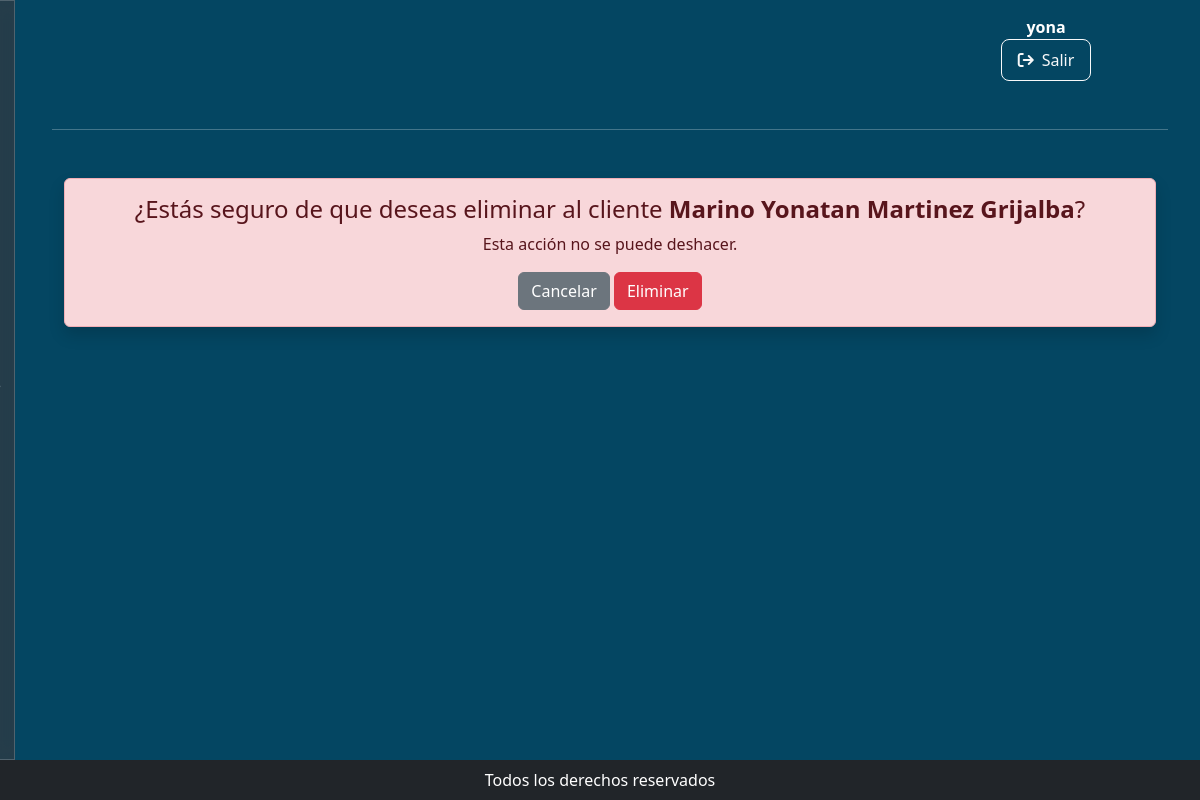
/clientes/eliminar/1/ (signed in), run on the app's committed database.
### usuarios/models.py (models this page shows, shortened)
class UsuarioPersonalizado(AbstractUser):
    ROLES = [
        ('Administrador', 'Administrador'),
        ('Secretaria', 'Secretaria'),
        ('Invitado', 'Invitado'),
        ('Visitante', 'Visitante'),
    ]
    telefono = models.CharField(max_length=20, blank=True, null=True)
    tipo_documento = models.CharField(max_length=15, blank=True, null=True)
    documento = models.CharField(max_length=20, blank=True, null=True, unique=True)
    rol = models.CharField(max_length=15, choices=ROLES)

### clientes/models.py (models this page shows, shortened)
class Cliente(models.Model):
    nombres = models.CharField(max_length=100)
    identificacion = models.CharField(max_length=20, unique=True)
    telefono = models.CharField(max_length=20)
    email = models.EmailField(unique=True)
    placa = models.CharField(max_length=10, default="N/A")

### clientes/views.py (the view)
# urls.py: path('eliminar/<int:cliente_id>/', views.eliminar_cliente, name='eliminar_cliente'),
def eliminar_cliente(request, cliente_id):
    cliente = get_object_or_404(Cliente, id=cliente_id)
    if request.method == 'POST':
        cliente.delete()
        messages.success(request, "Cliente eliminado exitosamente.")
        return redirect('clientes')
    return render(request, 'clientes/confirmar_eliminar_cliente.html', {'cliente': cliente})

### usuarios/context_processors.py (called while the page is built)
def es_admin(request):
    return {
        'es_admin': request.user.is_authenticated and (
            request.user.is_superuser or getattr(request.user, 'rol', '') == "Administrador"
        )
    }

### clientes/templates/clientes/confirmar_eliminar_cliente.html (shortened to what this page needs)
{% extends "../layouts/base.html" %}
{% block content %}
<div class="container mt-5">
  <div class="alert alert-danger text-center shadow">
    <h4>¿Estás seguro de que deseas eliminar al cliente <strong>{{ cliente.nombres }}</strong>?</h4>
    <p>Esta acción no se puede deshacer.</p>
    <form method="POST">
      <a href="{% url 'clientes' %}" class="btn btn-secondary">Cancelar</a>
      <button type="submit" class="btn btn-danger">Eliminar</button>
    </form>
  </div>
</div>
{% endblock %}

### templates/layouts/base.html (shortened to what this page needs)
{% load static %}
<!DOCTYPE html>
<html lang="en">
  <head>
    <link
      rel="stylesheet"
      href="https://cdnjs.cloudflare.com/ajax/libs/font-awesome/6.5.0/css/all.min.css"
    />
    <link
      href="https://cdn.jsdelivr.net/npm/bootstrap@5.3.3/dist/css/bootstrap.min.css"
      rel="stylesheet"
    />
    <link rel="stylesheet" href="{% static 'css/styles.css' %}" />
<link href="https://cdn.jsdelivr.net/npm/select2@4.1.0-rc.0/dist/css/select2.min.css" rel="stylesheet" />
  </head>
  <body>
    <div class="contenedor-encabezados">
       <div class="encabezados">
        </div>
      <div class="encabezado-items">
        {% if request.user.is_authenticated %}
        <span class="fw-bold">{{ request.user.username }}
        </span>
        {% else %} No autenticado {% endif %}
        {% if user.is_authenticated %}
        <form action="{% url 'logout' %}" method="post" style="display: inline">
          <a
            href="{% url 'logout' %}"
            class="btn btn-outline-light d-flex align-items-center gap-2 logout-button">
            <i class="fa fa-sign-out"></i>
            Salir
          </a>
        </form>
        {% endif %}
      </div>
    </div>
    {% include 'layouts/partials/menu.html' %}
    <main>
      <hr>
      {% block content %}
      {% endblock %}
    </main>
    {% include 'layouts/partials/footer.html' %}
  </body>
</html>

### static/css/styles.css (style rules this page uses)
* { padding: 0; margin: 0; box-sizing: border-box; }
body { background-color: #044662 !important; color: #ffffff; }
.contenedor-encabezados { display: flex; align-items:center; justify-content: center; text-align: center; padding-top: 10px; }
.encabezados { display: flex; flex-direction: row; justify-content: left; align-items:center; justify-items: last baseline; padding-left: 10px; flex-wrap: wrap; gap: 20px; width: 75%; }
.encabezado-items { display: flex; flex-direction: column; text-align: center; justify-content: center; align-items:center; justify-items: center; width: 85px; padding-top: 5px; padding-right: 8px; width: 10%; }
.logout-button { padding: 8px 16px; border-radius: 8px; transition: all 0.3s ease; font-weight: 500; }
.logout-button i { transition: transform 0.3s ease; }
main { margin-left: 20px; padding: 2rem; }

### data on the page
UsuarioPersonalizado: user.username "yona"
Cliente: nombres "Marino Yonatan Martinez Grijalba"
